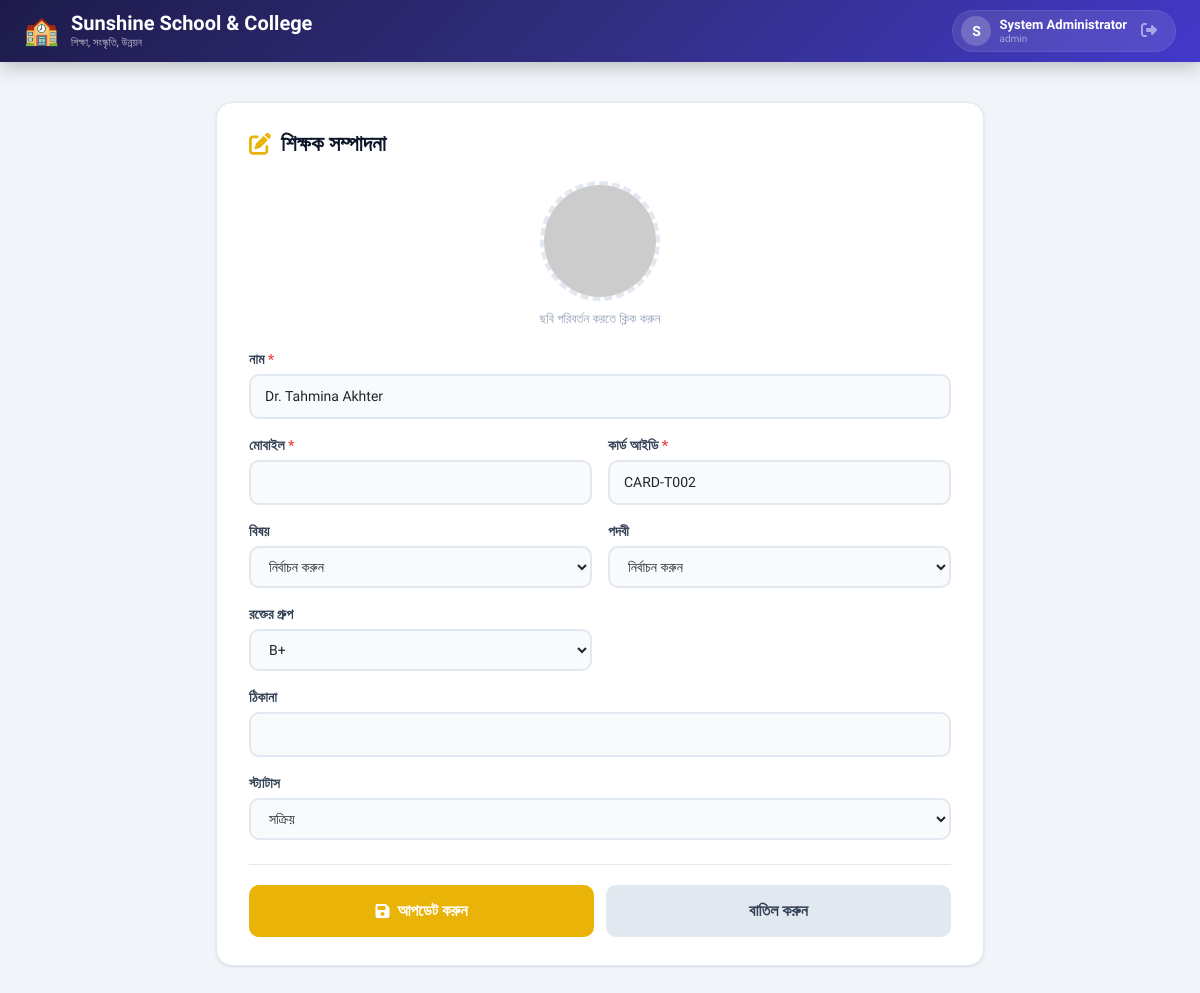
/admin/teachers/edit.php?id=2 (signed in), run on the app's committed database.
### tables this page shows
CREATE TABLE `teachers` (
  `id` int(11) NOT NULL AUTO_INCREMENT,
  `teacher_id` varchar(20) DEFAULT NULL,
  `name` varchar(100) NOT NULL,
  `father_name` varchar(100) DEFAULT NULL,
  `mother_name` varchar(100) DEFAULT NULL,
  `date_of_birth` date DEFAULT NULL,
  `gender` enum('Male','Female','Other') DEFAULT NULL,
  `address` text DEFAULT NULL,
  `phone` varchar(20) NOT NULL,
  `email` varchar(100) DEFAULT NULL,
  `qualification` varchar(255) DEFAULT NULL,
  `designation` varchar(100) DEFAULT NULL,
  `department` varchar(100) DEFAULT NULL,
  `blood_group` varchar(10) DEFAULT NULL,
  `card_id` varchar(50) NOT NULL,
  `photo_path` varchar(255) DEFAULT 'uploads/default.jpg',
  `joining_date` date DEFAULT NULL,
  `salary` decimal(10,2) DEFAULT NULL,
  `subject` varchar(100) DEFAULT NULL,
  `status` enum('active','inactive','resigned') DEFAULT 'active',
  `created_at` timestamp NOT NULL DEFAULT current_timestamp(),
  PRIMARY KEY (`id`),
  UNIQUE KEY `card_id` (`card_id`),
  KEY `teacher_id` (`teacher_id`)
);

### admin/teachers/edit.php (the view, shortened to what this page needs)
<?php
require_once '../../config/db.php';
$id = isset($_GET['id']) ? (int)$_GET['id'] : 0;
$stmt = $conn->prepare("SELECT * FROM teachers WHERE id = :id");
$stmt->execute(['id' => $id]);
$teacher = $stmt->fetch();
?>
<?php include '../../includes/header.php'; ?>
<div class="form-container">
    <div class="form-card">
        <h2>
            <i class="fas fa-edit"></i> শিক্ষক সম্পাদনা
        </h2>
        <form method="POST" enctype="multipart/form-data">
            <div class="photo-upload">
                <img id="preview" src="../../<?php echo htmlspecialchars($teacher['photo_path'] ?? 'uploads/default.jpg'); ?>"
                     class="preview" onclick="document.getElementById('photoInput').click()"
                     onerror="this.src='https://ui-avatars.com/api/?name=<?php echo urlencode($teacher['name']); ?>&background=eab308&color=fff&size=128'">
                <p class="hint">ছবি পরিবর্তন করতে ক্লিক করুন</p>
            </div>
            <div class="form-grid">
                <div class="full-width">
                    <div class="form-group">
                        <label>নাম <span class="required">*</span></label>
                        <input type="text" name="name" required value="<?php echo htmlspecialchars($teacher['name']); ?>">
                    </div>
                </div>
                <div>
                    <div class="form-group">
                        <label>মোবাইল <span class="required">*</span></label>
                        <input type="text" name="number" required value="<?php echo htmlspecialchars($teacher['number']); ?>">
                    </div>
                </div>
                <div>
                    <div class="form-group">
                        <label>কার্ড আইডি <span class="required">*</span></label>
                        <input type="text" name="card_id" required value="<?php echo htmlspecialchars($teacher['card_id']); ?>">
                    </div>
                </div>
                <div>
                    <div class="form-group">
                        <label>বিষয়</label>
                        <select name="subject">
                            <option value="">নির্বাচন করুন</option>
                        </select>
                    </div>
                </div>
                <div>
                    <div class="form-group">
                        <label>পদবী</label>
                        <select name="designation">
                            <option value="">নির্বাচন করুন</option>
                        </select>
                    </div>
                </div>
                <div>
                    <div class="form-group">
                        <label>রক্তের গ্রুপ</label>
                        <select name="blood_group">
                            <?php foreach(['A+','A-','B+','B-','AB+','AB-','O+','O-'] as $bg): ?>
                                <option value="<?php echo $bg; ?>" <?php echo $teacher['blood_group'] == $bg ? 'selected' : ''; ?>><?php echo $bg; ?></option>
                            <?php endforeach; ?>
                        </select>
                    </div>
                </div>
                <div class="full-width">
                    <div class="form-group">
                        <label>ঠিকানা</label>
                        <input type="text" name="location" value="<?php echo htmlspecialchars($teacher['location']); ?>">
                    </div>
                </div>
                <div class="full-width">
                    <div class="form-group">
                        <label>স্ট্যাটাস</label>
                        <select name="status">
                            <option value="active" <?php echo $teacher['status'] == 'active' ? 'selected' : ''; ?>>সক্রিয়</option>
                        </select>
                    </div>
                </div>
            </div>
            <div class="btn-row">
                <button type="submit" class="btn-submit">
                    <i class="fas fa-save"></i> আপডেট করুন
                </button>
                <a href="list.php" class="btn-cancel">বাতিল করুন</a>
            </div>
        </form>
    </div>
</div>
<?php include '../../includes/footer.php'; ?>

### includes/header.php (style rules this page uses)
* { font-family: 'Hind Siliguri', 'Segoe UI', sans-serif; box-sizing: border-box; }
body { background: #f1f5f9; margin: 0; padding: 0; min-height: 100vh; }

### admin/teachers/edit.php (style rules this page uses)
.form-container { max-width: 800px; margin: 0 auto; padding: 20px 16px; }
.form-card { background: white; border-radius: 16px; padding: 28px 32px; box-shadow: 0 1px 3px 0 rgb(0 0 0 / 0.1); border: 1px solid #e2e8f0; }
.form-card h2 { font-size: 22px; font-weight: 700; color: #0f172a; margin-bottom: 24px; display: flex; align-items: center; gap: 10px; }
.form-card h2 i { color: #eab308; }
.photo-upload { text-align: center; margin-bottom: 20px; }
.photo-upload .preview { width: 120px; height: 120px; border-radius: 50%; object-fit: cover; border: 4px dashed #e2e8f0; cursor: pointer; transition: all 0.3s ease; margin: 0 auto; }
.photo-upload .hint { font-size: 13px; color: #94a3b8; margin-top: 8px; }
.form-grid { display: grid; grid-template-columns: 1fr 1fr; gap: 16px; }
.form-grid .full-width { grid-column: span 2; }
.form-group label { display: block; font-size: 14px; font-weight: 600; color: #334155; margin-bottom: 4px; }
.form-group label .required { color: #ef4444; }
.form-group input, .form-group select { width: 100%; padding: 10px 14px; border: 2px solid #e2e8f0; border-radius: 10px; font-size: 14px; outline: none; transition: all 0.3s ease; background: #f8fafc; }
.btn-row { display: flex; gap: 12px; margin-top: 24px; padding-top: 20px; border-top: 1px solid #e2e8f0; }
.btn-submit { flex: 1; padding: 14px; border: none; border-radius: 10px; font-size: 16px; font-weight: 700; background: #eab308; color: white; cursor: pointer; transition: all 0.3s ease; display: flex; align-items: center; justify-content: center; gap: 8px; }
.btn-cancel { flex: 1; padding: 14px; border: none; border-radius: 10px; font-size: 16px; font-weight: 700; background: #e2e8f0; color: #334155; text-decoration: none; text-align: center; transition: all 0.3s ease; }

### data on the page
teachers: name "Dr. Tahmina Akhter", card_id "CARD-T002", blood_group "B+", status "সক্রিয়"

### other printed values
SITE_NAME "Sunshine School & College"
SITE_SLOGAN "শিক্ষা, সংস্কৃতি, উন্নয়ন"
substr($fullName, 0, 1) "S"
$fullName "System Administrator"
getRole() "admin"
